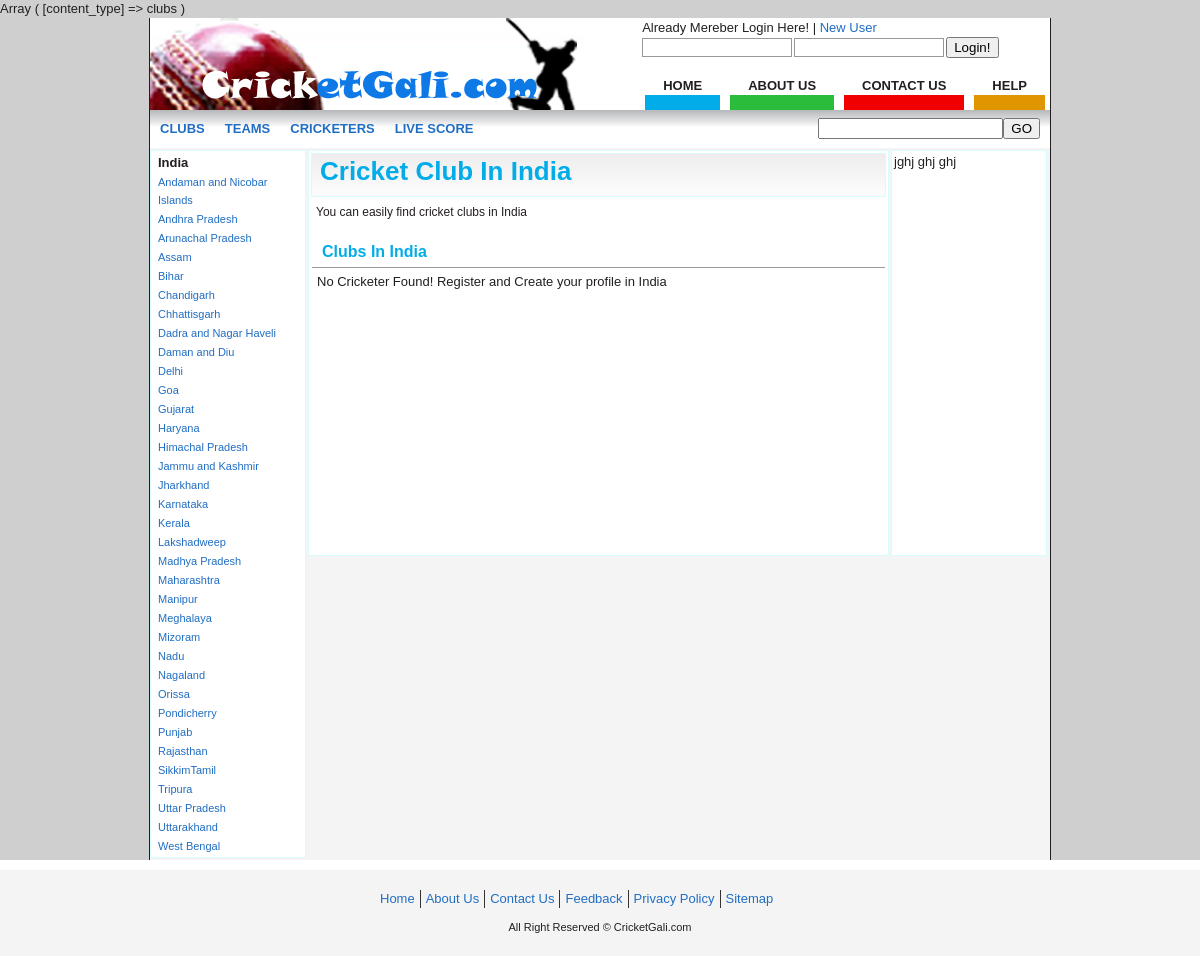
Screenshot of /general_content.php?content_type=clubs with the database file from the repository.
### tables this page shows
CREATE TABLE `tbl_states` (
  `state_id` int(11) NOT NULL AUTO_INCREMENT,
  `state_name` varchar(255) DEFAULT NULL,
  `state_uri` varchar(255) DEFAULT NULL,
  `add_date` datetime DEFAULT NULL,
  `update_date` datetime DEFAULT NULL,
  PRIMARY KEY (`state_id`)
);

### includes/classes/DB.php (called while the page is built, shortened)
<?php
class DB{
	function __construct(){
		if($_SERVER['HTTP_HOST']=='localhost'){
			$this->DB_NAME = 'cricketgali';
			$this->DB_USER = 'root';
			$this->DB_PASSWORD = 'root';
		}else{
			$this->DB_NAME = 'lafenzer_cricketgali';
			$this->DB_USER = 'lafenzer_crick';
			$this->DB_PASSWORD = 'ga12191219';
		}
	}
	public function select($table_name, $data_array = array(), $condtion='and', $data = 'one', $start='', $limit='', $orderby='', $orderbytype=''){
		if(is_array($data_array) && count($data_array)){
			$sql = 'select * from '.$table_name.' where 1 ';
			foreach($data_array as $col=>$value){
				$cols_array[] = $col."='".addslashes($value)."'";
			}
			$cols = implode(' '.$condtion.' ',$cols_array);
			if($cols!=''){
				$sql .= ' and '.$cols;
			}
			if($orderby!='' && $orderbytype!=''){
				$sql .= ' order by '.$orderby.' '.$orderbytype;
			}
			$res = $this->execute($sql);
			if($data=='one'){
				return $this->fecthOne($res);
			}else{
				return $this->fecthAll($res);
			}
		}else{
			return 0;
		}
	}
	function execute($sql){
		$res = mysql_query($sql) or die(mysql_error());
		return $res;
	}
	function fecthOne($res){
		return mysql_fetch_assoc($res);
	}
	function fecthAll($res){
		$data = array();
		while($line = mysql_fetch_assoc($res)){
			$data[] = $line;
		}
		return $data;
	}
}
$DB = new DB();
?>

### includes/classes/General.php (called while the page is built, shortened)
<?php
class General extends DB{
	function __construct(){
		$str_pos = strpos(realpath(__FILE__), 'includes');
		if($_SERVER['HTTP_HOST']=='localhost'){
			$this->url = 'http://localhost/cricketgali';
		}else{
			$this->url = 'http://www.cricketgali.com';
		}
	}
}
$general = new General();
?>

### state_city.php (the view, shortened to what this page needs)
<div class="location">
	<ul>
	<li><b><?php echo $head_show;?></b></li>
	<?php $states = $DB->select('tbl_states', array(1=>1),'and', 'all', '', '', 'state_name', 'asc');
	if($states){
	foreach($states as $st){?>
	<li><a href="<?php echo $general->url.'/state/'.$content_type.'-in-'.$st['state_uri'];?>"><?php echo $st['state_name'];?></a>
	</li>
	<?php }}?>
	</ul>
</div>

### css/styles.css (style rules this page uses)
body { padding:0px; margin:0px; font-family:arial; font-size:13px; line-height:18px; color:#231F20; background: #CFCFCF; }
a { color:#206EC3; text-decoration:none; }
.location ul { list-style:none; padding:0px; margin:0px; }
.location ul li { padding:1px 0px 0px 5px; margin:0px 0px 0px 0px; display:block; }
.location ul li a { padding:0px; font-size:11px; display:block; text-decoration:none; }

### rows the page displays
tbl_states: state_name "Andaman and Nicobar Islands"
tbl_states: state_name "Andhra Pradesh"
tbl_states: state_name "Arunachal Pradesh"
tbl_states: state_name "Assam"
tbl_states: state_name "Bihar"
tbl_states: state_name "Chandigarh"
tbl_states: state_name "Chhattisgarh"
tbl_states: state_name "Dadra and Nagar Haveli"
tbl_states: state_name "Daman and Diu"
tbl_states: state_name "Delhi"
tbl_states: state_name "Goa"
tbl_states: state_name "Gujarat"
tbl_states: state_name "Haryana"
tbl_states: state_name "Himachal Pradesh"
tbl_states: state_name "Jammu and Kashmir"
tbl_states: state_name "Jharkhand"
tbl_states: state_name "Karnataka"
tbl_states: state_name "Kerala"
tbl_states: state_name "Lakshadweep"
tbl_states: state_name "Madhya Pradesh"
tbl_states: state_name "Maharashtra"
tbl_states: state_name "Manipur"
tbl_states: state_name "Meghalaya"
tbl_states: state_name "Mizoram"
tbl_states: state_name "Nadu"
tbl_states: state_name "Nagaland"
tbl_states: state_name "Orissa"
tbl_states: state_name "Pondicherry"
tbl_states: state_name "Punjab"
tbl_states: state_name "Rajasthan"
tbl_states: state_name "SikkimTamil"
tbl_states: state_name "Tripura"
tbl_states: state_name "Uttar Pradesh"
tbl_states: state_name "Uttarakhand"
tbl_states: state_name "West Bengal"

### other values shown
$head_show "India"
$data['title'] "Cricket Club In India"
$data['content'] "You can easily find cricket clubs in India"
$content_type "Clubs"
str_replace('_', ' ', $rep_data) "India"
